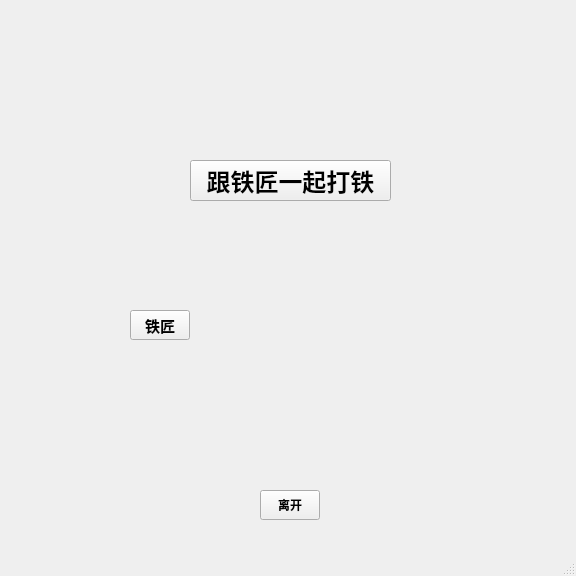
<?xml version="1.0" encoding="UTF-8"?>
<ui version="4.0">
 <class>ironmanhouse</class>
 <widget class="QMainWindow" name="ironmanhouse">
  <property name="geometry">
   <rect>
    <x>0</x>
    <y>0</y>
    <width>576</width>
    <height>576</height>
   </rect>
  </property>
  <property name="windowTitle">
   <string>MainWindow</string>
  </property>
  <widget class="QWidget" name="centralwidget">
   <widget class="QWidget" name="ironman" native="true">
    <property name="geometry">
     <rect>
      <x>110</x>
      <y>360</y>
      <width>91</width>
      <height>100</height>
     </rect>
    </property>
   </widget>
   <widget class="QPushButton" name="ironbutton">
    <property name="geometry">
     <rect>
      <x>130</x>
      <y>310</y>
      <width>60</width>
      <height>30</height>
     </rect>
    </property>
    <property name="font">
     <font>
      <pointsize>11</pointsize>
      <bold>true</bold>
     </font>
    </property>
    <property name="text">
     <string>铁匠</string>
    </property>
   </widget>
   <widget class="QPushButton" name="pushButton">
    <property name="geometry">
     <rect>
      <x>260</x>
      <y>490</y>
      <width>60</width>
      <height>30</height>
     </rect>
    </property>
    <property name="font">
     <font>
      <bold>true</bold>
     </font>
    </property>
    <property name="text">
     <string>离开</string>
    </property>
   </widget>
   <widget class="QPushButton" name="fightiron">
    <property name="geometry">
     <rect>
      <x>190</x>
      <y>160</y>
      <width>201</width>
      <height>41</height>
     </rect>
    </property>
    <property name="font">
     <font>
      <pointsize>18</pointsize>
      <bold>true</bold>
     </font>
    </property>
    <property name="text">
     <string>跟铁匠一起打铁</string>
    </property>
   </widget>
  </widget>
  <widget class="QMenuBar" name="menubar">
   <property name="geometry">
    <rect>
     <x>0</x>
     <y>0</y>
     <width>576</width>
     <height>25</height>
    </rect>
   </property>
  </widget>
  <widget class="QStatusBar" name="statusbar"/>
 </widget>
 <resources/>
 <connections/>
</ui>
